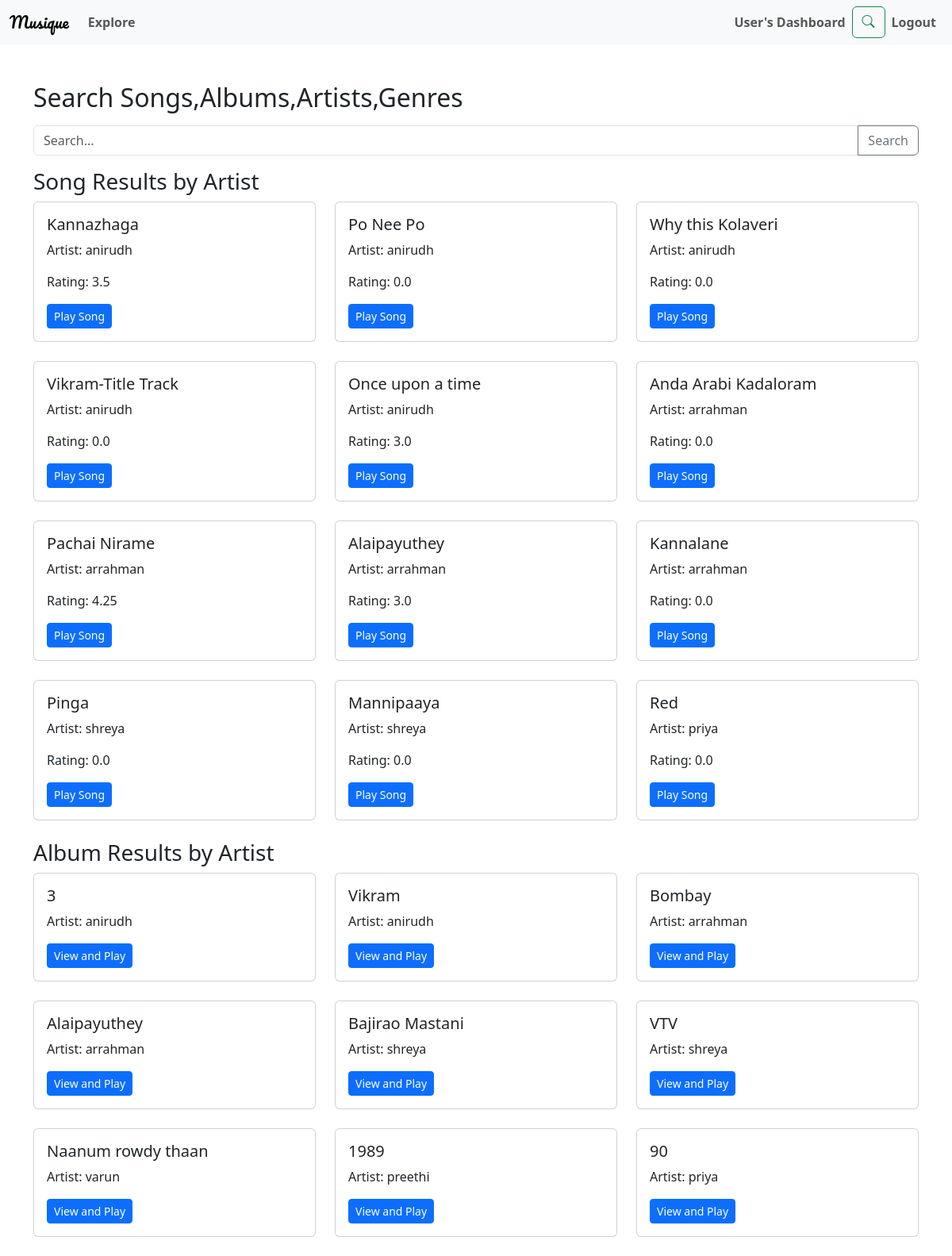
/search_results, run on the app's committed database.
### website/models.py (models this page shows)
class Song(db.Model):
    Songid = db.Column(db.Integer, primary_key=True, autoincrement=True)
    Song_name = db.Column(db.String, nullable=False)
    Song_Lyrics = db.Column(db.String, nullable=False)
    Song_Artist = db.Column(db.String, nullable=False)
    Song_genre = db.Column(db.String, nullable=False)
    Song_rating = db.Column(db.Float, default=0)  # Change to Float for more precise average
    creator_id = db.Column(db.Integer, db.ForeignKey('user.id'))
    album_id = db.Column(db.Integer, db.ForeignKey('album.album_id'))
    flag = db.Column(db.String, default='green')
    playlist_id = db.Column(db.Integer, db.ForeignKey('playlist.id'))
    ratings = db.relationship('Rating', backref='song', lazy=True)

class Album(db.Model):
    album_id = db.Column(db.Integer, primary_key=True, autoincrement=True)
    album_title = db.Column(db.String(255))
    album_artist = db.Column(db.String, db.ForeignKey('user.username'), nullable=False)
    songs = db.relationship('Song', backref='album', lazy=True)
    flag = db.Column(db.String, default='green')

### website/auth.py (the view, shortened to what this page needs)
@auth.route('/search_results')
def search_results():
    query = request.args.get('query', '')
    is_artist_query = bool(Song.query.filter(Song.Song_Artist.ilike(f'%{query}%')).first())
    if is_artist_query:
        songs_by_artist = (
    Song.query
    .join(User, Song.Song_Artist == User.username)
    .filter(User.permission == 'whitelist', Song.flag == 'green', Song.Song_Artist.ilike(f'%{query}%'))
    .all()
)
        albums_by_artist = (
    Album.query
    .join(User, Album.album_artist == User.username)
    .filter(User.permission == 'whitelist', Album.flag == 'green', Album.album_artist.ilike(f'%{query}%'))
    .options(joinedload(Album.songs))
    .all()
)
        return render_template('search.html', songs_by_artist=songs_by_artist, albums_by_artist=albums_by_artist)

### website/templates/search.html (shortened to what this page needs)
<!DOCTYPE html>
<html lang="en">
<head>
    <link href="https://cdn.jsdelivr.net/npm/bootstrap@5.3.0/dist/css/bootstrap.min.css" rel="stylesheet">
    <link rel="stylesheet" href="https://cdn.jsdelivr.net/npm/bootstrap-icons@1.10.0/font/bootstrap-icons.css">
</head>
<body>
<nav class="navbar navbar-expand-lg navbar-light bg-light">
    <div class="container-fluid">
        <a class="navbar-brand">Musique</a>
        <div class="collapse navbar-collapse" id="navbarNav">
            <ul class="navbar-nav">
                <li class="nav-item">
                    <a class="nav-link btn btn-outline-primary" href="{{ url_for('auth.explore') }}"><b>Explore</b></a>
                </li>
            </ul>
            <ul class="navbar-nav ms-auto">
                <li class="nav-item">
                    <a class="nav-link btn btn-outline-primary" href="{{ url_for('auth.user_dashboard') }}"><b>User's Dashboard</b></a>
                </li>
                <a class="btn btn-outline-success me-0" href="{{ url_for('auth.search') }}">
                    <i class="bi bi-search"></i>
                </a>
                <li class="nav-item">
                    <a class="nav-link btn btn-outline-primary" href="{{ url_for('auth.welcome') }}"><b>Logout</b></a>
                </li>
            </ul>
        </div>
    </div>
</nav>
    <div class="container mt-5">
        <h2>Search Songs,Albums,Artists,Genres</h2>
        <form action="{{ url_for('auth.search_results') }}" method="GET" class="mt-3">
            <div class="input-group mb-3">
                <input type="text" class="form-control" placeholder="Search..." name="query" aria-describedby="searchButton">
                <button class="btn btn-outline-secondary" type="submit" id="searchButton">Search</button>
            </div>
        </form>
        {% if songs or songs_by_artist or songs_by_genre or albums_by_artist or albums%}
    {% if songs_by_artist %}
    <h3>Song Results by Artist</h3>
    <div class="row">
        {% for song in songs_by_artist %}
            <div class="col-md-4 mb-4">
                <div class="card">
                    <div class="card-body">
                        <h5 class="card-title">{{ song.Song_name }}</h5>
                        <p class="card-text">Artist: {{ song.Song_Artist }}</p>
                        <p class="card-text">Rating: {{ song.Song_rating }}</p>
                        <div class="btn-group btn-group-sm" role="group" aria-label="Button group">
                            <button type="button" class="btn btn-primary" data-bs-toggle="modal" data-bs-target="#songModal{{ loop.index }}">
                                Play Song
                            </button>
                        </div>
                    </div>
                </div>
            </div>
        {% endfor %}
    </div>
{% endif %}
{% if albums_by_artist %}
    <h3>Album Results by Artist</h3>
    <div class="row">
        {% for album in albums_by_artist %}
            <div class="col-md-4 mb-4">
                <div class="card">
                    <div class="card-body">
                        <h5 class="card-title">{{ album.album_title }}</h5>
                        <p class="card-text">Artist: {{ album.album_artist }}</p>
                        <div class="btn-group btn-group-sm" role="group" aria-label="Button group">
                            <button type="button" class="btn btn-primary" data-bs-toggle="modal" data-bs-target="#albumModal{{ loop.index }}">
                                View and Play
                            </button>
                        </div>
                    </div>
                </div>
            </div>
        {% endfor %}
    </div>
{% endif %}
    {% else %}
    <div class="alert alert-info" role="alert">
        Sorry, no result found.
        <button type="button" class="btn-close" data-bs-dismiss="alert" aria-label="Close"></button>
    </div>
    {% endif %}
</div>
</body>
</html>

### website/templates/search.html (style rules this page uses)
.navbar-brand { font-family: 'Pacifico', cursive !important; }

### data on the page
Song: Song_name "Kannazhaga", Song_Artist "anirudh", Song_rating "3.5"
Song: Song_name "Po Nee Po", Song_Artist "anirudh", Song_rating "0.0"
Song: Song_name "Why this Kolaveri", Song_Artist "anirudh", Song_rating "0.0"
Song: Song_name "Vikram-Title Track", Song_Artist "anirudh", Song_rating "0.0"
Song: Song_name "Once upon a time", Song_Artist "anirudh", Song_rating "3.0"
Song: Song_name "Anda Arabi Kadaloram", Song_Artist "arrahman", Song_rating "0.0"
Song: Song_name "Pachai Nirame", Song_Artist "arrahman", Song_rating "4.25"
Song: Song_name "Alaipayuthey", Song_Artist "arrahman", Song_rating "3.0"
Song: Song_name "Kannalane", Song_Artist "arrahman", Song_rating "0.0"
Song: Song_name "Pinga", Song_Artist "shreya", Song_rating "0.0"
Song: Song_name "Mannipaaya", Song_Artist "shreya", Song_rating "0.0"
Song: Song_name "Red", Song_Artist "priya", Song_rating "0.0"
Album: album_title "3", album_artist "anirudh"
Album: album_title "Vikram", album_artist "anirudh"
Album: album_title "Bombay", album_artist "arrahman"
Album: album_title "Alaipayuthey", album_artist "arrahman"
Album: album_title "Bajirao Mastani", album_artist "shreya"
Album: album_title "VTV", album_artist "shreya"
Album: album_title "Naanum rowdy thaan", album_artist "varun"
Album: album_title "1989", album_artist "preethi"
Album: album_title "90", album_artist "priya"
